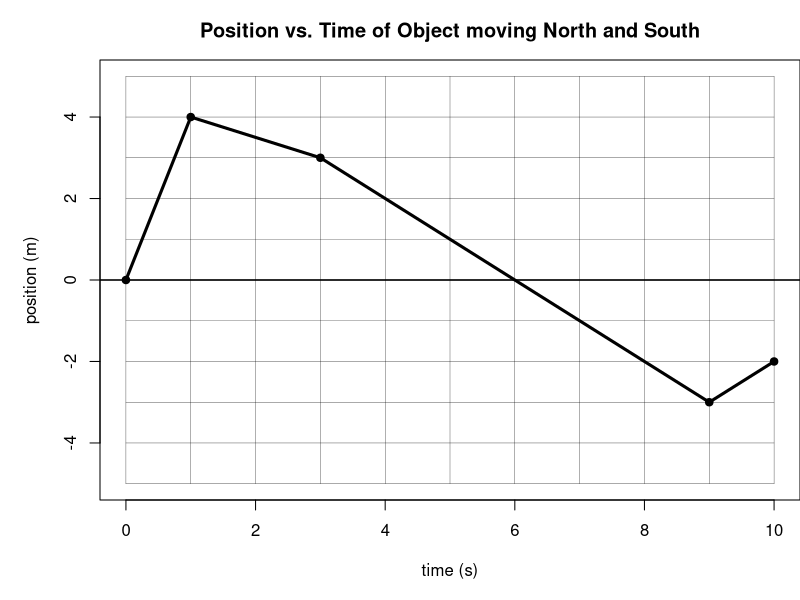
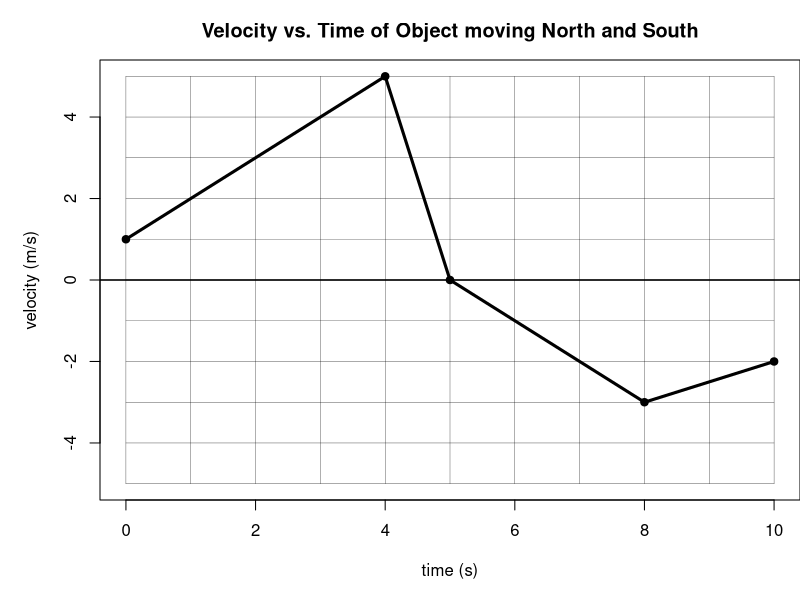

The R script that drew these images, in order:
## ---- chunk 1
par(mar=c(5,5,3,0))
ts = c(0,1,3,9,10)
xs = c(0,4,3,-3,-2)
plot(ts,xs,pch=19,xlim=c(0,10),ylim=c(-5,5),xlab="time (s)",ylab="position (m)",main="Position vs. Time of Object moving North and South")
for(i in 0:10){
  lines(c(i,i),c(-5,5),lwd=0.3)
}
for(i in -5:5){
  lines(c(0,10),c(i,i),lwd=0.3)
}
abline(h=0,lwd=1.5)
lines(ts,xs,lwd=3)
## ---- chunk 2
par(mar=c(5,5,3,0))
ts = c(0,4,5,8,10)
xs = c(1,5,0,-3,-2)
plot(ts,xs,pch=19,xlim=c(0,10),ylim=c(-5,5),xlab="time (s)",ylab="velocity (m/s)",main="Velocity vs. Time of Object moving North and South")
for(i in 0:10){
  lines(c(i,i),c(-5,5),lwd=0.3)
}
for(i in -5:5){
  lines(c(0,10),c(i,i),lwd=0.3)
}
abline(h=0,lwd=1.5)
lines(ts,xs,lwd=3)
